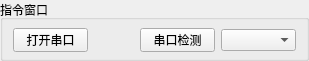
   <widget class="QGroupBox" name="groupBox_3">
    <property name="geometry">
     <rect>
      <x>60</x>
      <y>310</y>
      <width>309</width>
      <height>61</height>
     </rect>
    </property>
    <property name="title">
     <string>指令窗口</string>
    </property>
    <widget class="QPushButton" name="serial_det_pB">
     <property name="geometry">
      <rect>
       <x>140</x>
       <y>28</y>
       <width>75</width>
       <height>24</height>
      </rect>
     </property>
     <property name="text">
      <string>串口检测</string>
     </property>
    </widget>
    <widget class="QComboBox" name="serialCb">
     <property name="geometry">
      <rect>
       <x>221</x>
       <y>29</y>
       <width>75</width>
       <height>22</height>
      </rect>
     </property>
     <property name="sizePolicy">
      <sizepolicy hsizetype="Minimum" vsizetype="Fixed">
       <horstretch>0</horstretch>
       <verstretch>0</verstretch>
      </sizepolicy>
     </property>
     <property name="minimumSize">
      <size>
       <width>75</width>
       <height>0</height>
      </size>
     </property>
     <property name="styleSheet">
      <string notr="true"/>
     </property>
    </widget>
    <widget class="QPushButton" name="serialpB">
     <property name="geometry">
      <rect>
       <x>13</x>
       <y>28</y>
       <width>75</width>
       <height>24</height>
      </rect>
     </property>
     <property name="text">
      <string>打开串口</string>
     </property>
    </widget>
   </widget>
